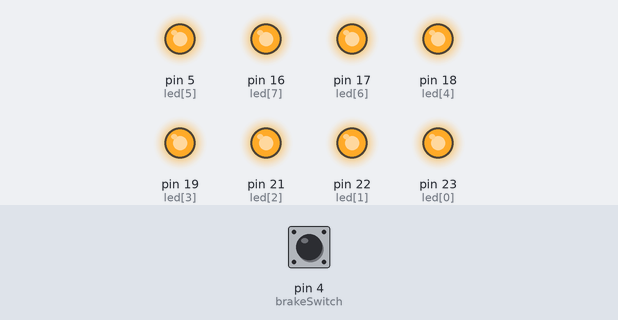
The sketch below on a simulated Arduino Mega 2560, built with avr-gcc and run on an emulated ATmega2560. On the bench: output pins drawn as LEDs (lit = HIGH). Inputs (shaded band) come from the test bench; at power-on: pin 4 (brakeSwitch) HIGH.

Above: at 1.2 s.
1.3 s: pin 4 (brakeSwitch) pulled LOW for 1 s
At 1.55 s:
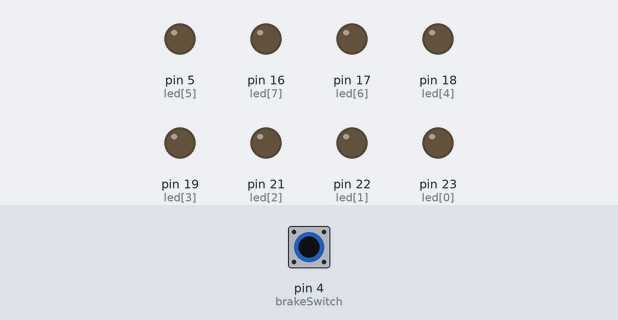
4.3 s: pin 4 (brakeSwitch) pulled LOW for 3.2 s
At 8.1 s:
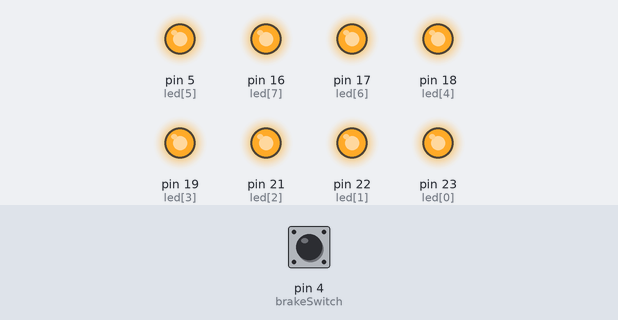
Timing chart, 0 to 9.6 s (numbered marks = the images above; inputs shaded):
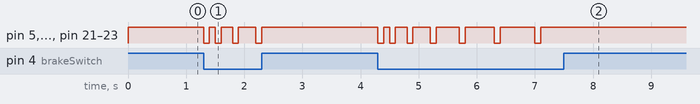

The sketch:

1.6.ino
```cpp
const int brakeSwitch = 4;
const int numLEDs = 8;
int debounceDelay = 100;
int numFlashes = 0;
int led[] = {23, 22, 21, 19, 18, 5, 17, 16};

void setup() {
  pinMode(brakeSwitch, INPUT_PULLUP);
  for (int i = 0; i < numLEDs; i++) {
    pinMode(led[i], OUTPUT);
    digitalWrite(led[i], LOW);
  }
}

void loop() {
  int switchState = digitalRead(brakeSwitch);
  if(switchState == LOW){
    if(numFlashes < 10){
      for (int j = 0; j < numLEDs; j++) {
        digitalWrite(led[j], LOW);
      }
      delay(100);
      for (int j = 0; j < numLEDs; j++) {
        digitalWrite(led[j], HIGH);
      }
      numFlashes++;
      delay(debounceDelay*numFlashes);
    }else{
      for (int i = 0; i < numLEDs; i++) {
        digitalWrite(led[i], LOW);
      }
    }
  }else {
    numFlashes = 0;
    for(int i = 0 ; i < numLEDs ; i++){
      digitalWrite(led[i], HIGH);
    }
  }
}
```

Measured:
- after the input at 1.3 s, pin 5 (led[5]), pin 16 (led[7]), pin 17 (led[6]), pin 18 (led[4]), pin 19 (led[3]), pin 21 (led[2]), pin 22 (led[1]), pin 23 (led[0]): HIGH → LOW at once, → HIGH 0.10 s later, → LOW 0.10 s later, → HIGH 0.10 s later, … (8 changes in this stretch)
- after the input at 4.3 s, pin 5 (led[5]), pin 16 (led[7]), pin 17 (led[6]), pin 18 (led[4]), pin 19 (led[3]), pin 21 (led[2]), pin 22 (led[1]), pin 23 (led[0]): HIGH → LOW at once, → HIGH 0.10 s later, → LOW 0.10 s later, → HIGH 0.10 s later, … (14 changes in this stretch)
